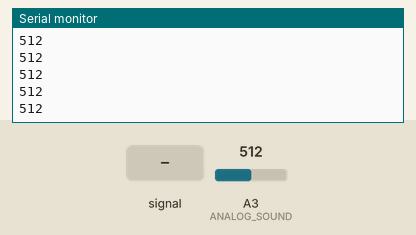
This sketch was run on a simulated Arduino Uno, built with avr-gcc and run on an emulated ATmega328P. Shown: the last lines printed to the serial monitor. The test bench sets the inputs (shaded band); at power-on: A3 (ANALOG_SOUND) = 512.

Above: at 1.2 s.
1.3 s: A3 (ANALOG_SOUND) fed a 200 Hz sine of ±81 counts around its level
At 1.31 s:
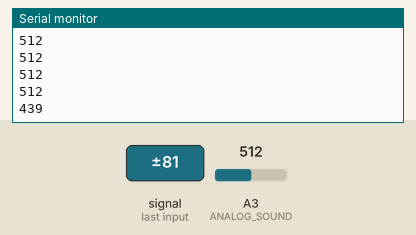
2.8 s: A3 (ANALOG_SOUND) set to 716
At 2.81 s:
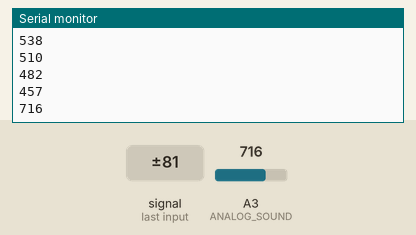
4.3 s: A3 (ANALOG_SOUND) fed a 1000 Hz sine of ±255 counts around its level
At 4.42 s:
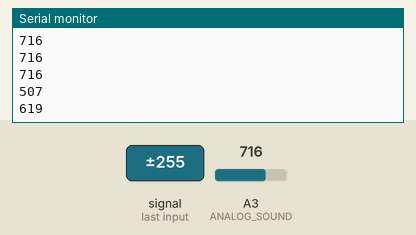
5.8 s: A3 (ANALOG_SOUND) set to 900
At 5.82 s:
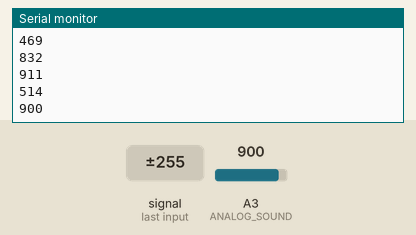
Timing chart, 0 to 8.3 s (numbered marks = the images above; inputs shaded):
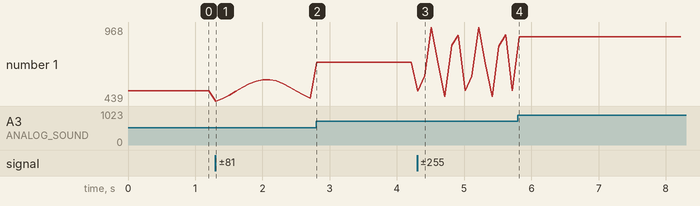

Measured:
- after the input at 1.3 s, the serial monitor: prints a new line at once (image 1)
- after the input at 2.8 s, the serial monitor: prints a new line at once (image 2)
- after the input at 4.3 s, the serial monitor: prints a new line after 0.11 s (image 3)
- after the input at 5.8 s, the serial monitor: prints a new line at once (image 4)
- plotted number 1: 512 → 457 after the input at 1.3 s, 457 → 716 after the input at 2.8 s, 716 → 514 after the input at 4.3 s, 514 → 900 after the input at 5.8 s

The sketch:

AnalogSoundSensor.ino
```cpp
/*
    This code is for collecting analog sound value from an analog sound sensor.
*/

#define ANALOG_SOUND 3

void setup()
{
  Serial.begin(9600); // open serial port, set the baud rate to 9600 bps
}
void loop()
{
      int val;
      val=analogRead(ANALOG_SOUND);   //connect mic sensor to ANALOG_SOUND pin
      Serial.println(val,DEC);//print the sound value to serial
      delay(100);
}
```
